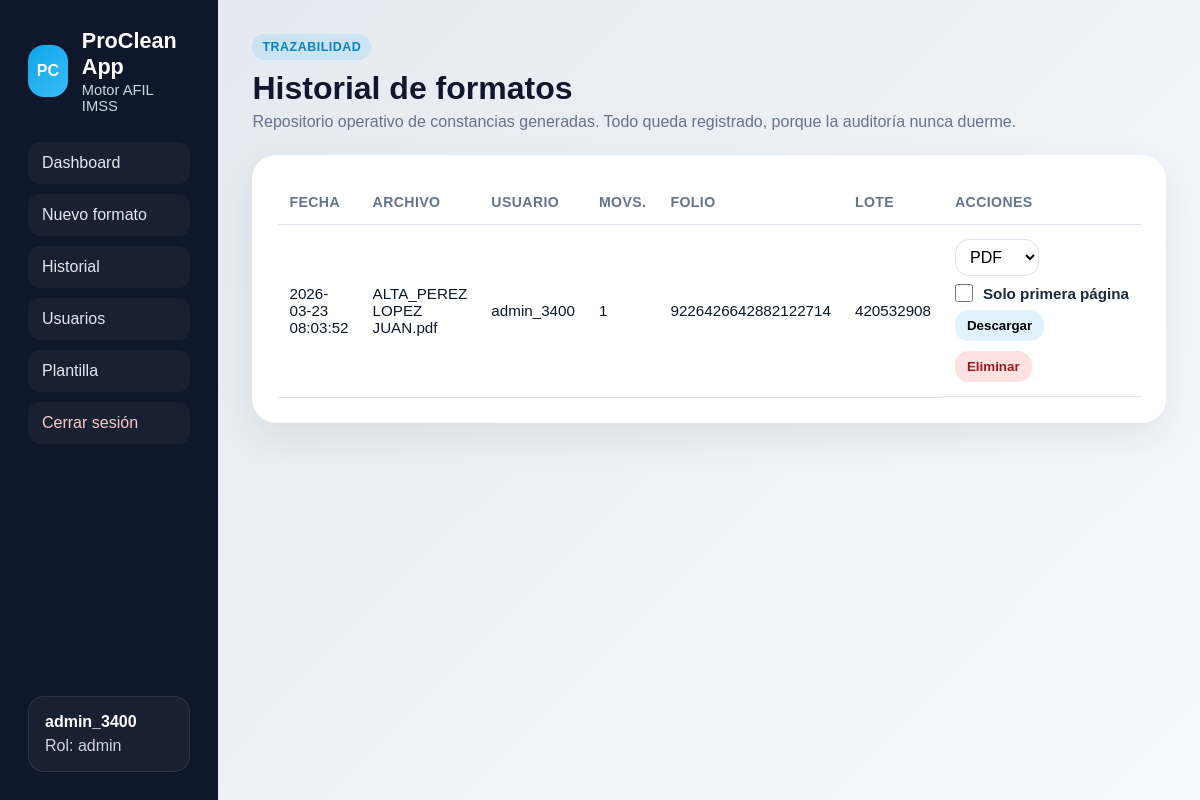
The app's page /historial (signed in) with its own data.
### tables this page shows
CREATE TABLE users (
                id INTEGER PRIMARY KEY AUTOINCREMENT,
                username TEXT NOT NULL UNIQUE,
                password_hash TEXT NOT NULL,
                role TEXT NOT NULL CHECK(role IN ('admin','usuario')),
                created_at TEXT NOT NULL
            );

CREATE TABLE format_history (
                id INTEGER PRIMARY KEY AUTOINCREMENT,
                user_id INTEGER NOT NULL,
                filename TEXT NOT NULL,
                pdf_path TEXT NOT NULL,
                folio TEXT NOT NULL,
                lote TEXT NOT NULL,
                movement_count INTEGER NOT NULL,
                payload_json TEXT NOT NULL,
                created_at TEXT NOT NULL,
                FOREIGN KEY(user_id) REFERENCES users(id)
            );

### app.py (the view)
    @app.route("/historial")
    @login_required
    def historial():
        records = list_history()
        return render_template("history.html", records=records)

### app.py (called while the page is built)
def current_user():
    return getattr(g, "user", None)

def login_required(view):
    @wraps(view)
    def wrapped_view(**kwargs):
        if g.user is None:
            return redirect(url_for("login"))
        return view(**kwargs)
    return wrapped_view

def get_user_by_id(user_id: int | None):
    if not user_id:
        return None
    conn = sqlite3.connect(DB_PATH)
    conn.row_factory = sqlite3.Row
    try:
        return conn.execute("SELECT * FROM users WHERE id = ?", (user_id,)).fetchone()
    finally:
        conn.close()

def list_history(limit: int | None = None):
    conn = sqlite3.connect(DB_PATH)
    conn.row_factory = sqlite3.Row
    try:
        query = """
            SELECT h.*, u.username
            FROM format_history h
            JOIN users u ON u.id = h.user_id
            ORDER BY h.created_at DESC
        """
        if limit:
            query += f" LIMIT {int(limit)}"
        return conn.execute(query).fetchall()
    finally:
        conn.close()

### templates/history.html (shortened to what this page needs)
{% extends 'base.html' %}
{% block content %}
<section class="page-head">
  <div>
    <span class="eyebrow">Trazabilidad</span>
    <h2>Historial de formatos</h2>
    <p>Repositorio operativo de constancias generadas. Todo queda registrado, porque la auditoría nunca duerme.</p>
  </div>
</section>
<section class="panel">
  {% if records %}
  <div class="table-wrap">
    <table>
      <thead>
        <tr>
          <th>Fecha</th>
          <th>Archivo</th>
          <th>Usuario</th>
          <th>Movs.</th>
          <th>Folio</th>
          <th>Lote</th>
          <th>Acciones</th>
        </tr>
      </thead>
      <tbody>
        {% for item in records %}
        <tr>
          <td>{{ item.created_at }}</td>
          <td>{{ item.filename }}</td>
          <td>{{ item.username }}</td>
          <td>{{ item.movement_count }}</td>
          <td>{{ item.folio }}</td>
          <td>{{ item.lote }}</td>
          <td class="actions-cell">
            <form method="post" action="{{ url_for('descargar_desde_historial', record_id=item.id) }}" class="inline-form history-download-form">
              <select name="output_format" class="history-download-select">
                <option value="pdf" selected>PDF</option>
              </select>
              <label class="checkbox-line history-download-check">
                <input type="checkbox" name="first_page_only" value="1">
                <span>Solo primera página</span>
              </label>
              <button type="submit" class="btn btn-small">Descargar</button>
            </form>
            {% if current_user.role == 'admin' %}
            <form method="post" action="{{ url_for('eliminar_historial', record_id=item.id) }}" class="inline-form" onsubmit="return confirm('¿Eliminar este registro del historial y su archivo?');">
              <button type="submit" class="btn btn-small danger-btn">Eliminar</button>
            </form>
            {% endif %}
          </td>
        </tr>
        {% endfor %}
      </tbody>
    </table>
  </div>
  {% else %}
    <p class="empty-state">Todavía no hay formatos en historial.</p>
  {% endif %}
</section>
{% endblock %}

### templates/base.html (shortened to what this page needs)
<!doctype html>
<html lang="es">
<head>
  <link rel="stylesheet" href="{{ url_for('static', filename='style.css') }}">
</head>
<body>
  <div class="app-shell">
    {% if current_user %}
    <aside class="sidebar">
      <div class="brand">
        <div class="brand-mark">PC</div>
        <div>
          <h1>{{ app_name }}</h1>
          <p>Motor AFIL IMSS</p>
        </div>
      </div>
      <nav class="nav">
        {% if current_user.role == 'admin' %}
        <a href="{{ url_for('dashboard') }}" class="nav-link">Dashboard</a>
        {% endif %}
        <a href="{{ url_for('nuevo_formato') }}" class="nav-link">Nuevo formato</a>
        <a href="{{ url_for('historial') }}" class="nav-link">Historial</a>
        {% if current_user.role == 'admin' %}
          <a href="{{ url_for('admin_usuarios') }}" class="nav-link">Usuarios</a>
          <a href="{{ url_for('admin_plantilla') }}" class="nav-link">Plantilla</a>
        {% endif %}
        <a href="{{ url_for('logout') }}" class="nav-link danger">Cerrar sesión</a>
      </nav>
      <div class="user-box">
        <strong>{{ current_user.username }}</strong>
        <span>Rol: {{ current_user.role }}</span>
      </div>
    </aside>
    {% endif %}
    <main class="main {% if not current_user %}main-auth{% endif %}">
      {% block content %}{% endblock %}
    </main>
  </div>
</body>
</html>

### static/style.css (style rules this page uses)
:root { --bg: #0f172a; --panel: #ffffff; --panel-soft: #f8fafc; --line: #dbe3ee; --text: #0f172a; --muted: #64748b; --primary: #0ea5e9; --primary-dark: #0284c7; --success: #dcfce7; --success-text: #166534; --error: #fee2e2; --error-text: #991b1b; --warning: #fff7ed; --shadow: 0 16px 40px rgba(15, 23, 42, 0.08); }
* { box-sizing: border-box; }
body { margin: 0; font-family: Arial, Helvetica, sans-serif; background: linear-gradient(135deg, #e2e8f0, #f8fafc); color: var(--text); }
a { color: var(--primary-dark); text-decoration: none; }
.app-shell { display: flex; min-height: 100vh; }
.sidebar { width: 280px; background: var(--bg); color: white; padding: 28px; display: flex; flex-direction: column; gap: 28px; }
.brand { display: flex; align-items: center; gap: 14px; }
.brand h1 { margin: 0; font-size: 1.35rem; }
.brand p { margin: 2px 0 0; color: #cbd5e1; font-size: .92rem; }
.brand-mark { width: 52px; height: 52px; border-radius: 16px; background: linear-gradient(135deg, var(--primary), #38bdf8); display: grid; place-items: center; font-weight: 700; }
.nav { display: grid; gap: 10px; }
.nav-link { color: #e2e8f0; padding: 12px 14px; border-radius: 12px; background: rgba(255,255,255,.04); }
.nav-link.danger { color: #fecaca; }
.user-box { margin-top: auto; padding: 16px; border: 1px solid rgba(255,255,255,.1); border-radius: 16px; background: rgba(255,255,255,.04); }
.user-box strong, .user-box span { display: block; }
.user-box span { color: #cbd5e1; margin-top: 6px; }
.main { flex: 1; padding: 34px; }
.hero-copy, .form-card, .panel, .stat-card { background: var(--panel); border: 1px solid rgba(255,255,255,.5); border-radius: 24px; box-shadow: var(--shadow); }
.eyebrow { display: inline-block; padding: 6px 10px; border-radius: 999px; background: rgba(14,165,233,.12); color: var(--primary-dark); font-size: .78rem; font-weight: 700; letter-spacing: .04em; text-transform: uppercase; }
.page-head { display: flex; justify-content: space-between; gap: 20px; align-items: start; margin-bottom: 24px; }
.page-head h2 { margin: 10px 0 6px; font-size: 2rem; }
.page-head p { margin: 0; color: var(--muted); }
.panel, .form-card { padding: 24px; }
label { display: grid; gap: 8px; margin-bottom: 14px; color: #1e293b; font-weight: 600; }
input, select { width: 100%; border: 1px solid var(--line); border-radius: 14px; padding: 12px 14px; font-size: 1rem; background: white; }
.btn { display: inline-flex; align-items: center; justify-content: center; padding: 12px 16px; border-radius: 14px; border: none; cursor: pointer; font-weight: 700; }
.btn-small { padding: 8px 12px; background: #e0f2fe; }
.table-wrap { overflow-x: auto; }
table { width: 100%; border-collapse: collapse; }
th, td { padding: 14px 12px; border-bottom: 1px solid var(--line); text-align: left; font-size: .95rem; }
th { color: var(--muted); font-size: .88rem; text-transform: uppercase; letter-spacing: .03em; }
.checkbox-line { display: flex; align-items: center; gap: 10px; margin: 8px 0 0; font-weight: 600; }
.checkbox-line input { width: 18px; height: 18px; margin: 0; }
.inline-form { display: inline; margin: 0; }
.actions-cell { display: flex; flex-wrap: wrap; gap: 10px; align-items: center; }
.danger-btn { background: #fee2e2; color: var(--error-text); }
.history-download-form { display: flex; flex-wrap: wrap; gap: 8px; align-items: center; }
.history-download-select { min-width: 84px; width: auto; padding: 8px 10px; }
.history-download-check { margin: 0; white-space: nowrap; font-weight: 600; }

### records on screen
users: username "admin_3400", role "admin"
format_history: created_at "2026-03-23 08:03:52", filename "ALTA_PEREZ LOPEZ JUAN.pdf", username "admin_3400", movement_count "1", folio "9226426642882122714", lote "420532908"

### other values on screen
{{ app_name }} "ProClean App"
